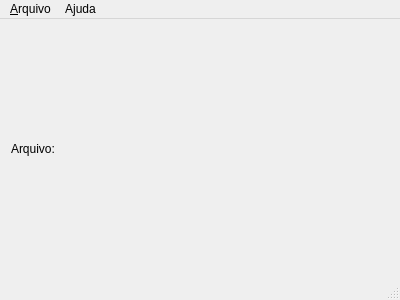
<?xml version="1.0" encoding="UTF-8"?>
<ui version="4.0">
 <class>MainWindow</class>
 <widget class="QMainWindow" name="MainWindow">
  <property name="geometry">
   <rect>
    <x>0</x>
    <y>0</y>
    <width>400</width>
    <height>300</height>
   </rect>
  </property>
  <property name="windowTitle">
   <string>ARC v2.0</string>
  </property>
  <widget class="QWidget" name="centralWidget">
   <layout class="QVBoxLayout" name="verticalLayout_2">
    <item>
     <widget class="QLabel" name="fileLabel">
      <property name="text">
       <string>Arquivo: </string>
      </property>
     </widget>
    </item>
   </layout>
  </widget>
  <widget class="QMenuBar" name="menuBar">
   <property name="geometry">
    <rect>
     <x>0</x>
     <y>0</y>
     <width>400</width>
     <height>21</height>
    </rect>
   </property>
   <widget class="QMenu" name="menu_Arquivo">
    <property name="title">
     <string>&amp;Arquivo</string>
    </property>
    <addaction name="actionAbrirArquivo"/>
    <addaction name="actionFecharArquivo"/>
    <addaction name="separator"/>
    <addaction name="actionSair"/>
   </widget>
   <widget class="QMenu" name="menuAjuda">
    <property name="title">
     <string>Ajuda</string>
    </property>
    <addaction name="actionSobre"/>
   </widget>
   <addaction name="menu_Arquivo"/>
   <addaction name="menuAjuda"/>
  </widget>
  <widget class="QStatusBar" name="statusBar"/>
  <action name="actionAbrirArquivo">
   <property name="text">
    <string>&amp;Abrir arquivo</string>
   </property>
  </action>
  <action name="actionSair">
   <property name="text">
    <string>&amp;Sair</string>
   </property>
  </action>
  <action name="actionSobre">
   <property name="text">
    <string>Sobre</string>
   </property>
  </action>
  <action name="actionFecharArquivo">
   <property name="text">
    <string>&amp;Fechar Arquivo</string>
   </property>
  </action>
 </widget>
 <layoutdefault spacing="6" margin="11"/>
 <resources/>
 <connections/>
</ui>
